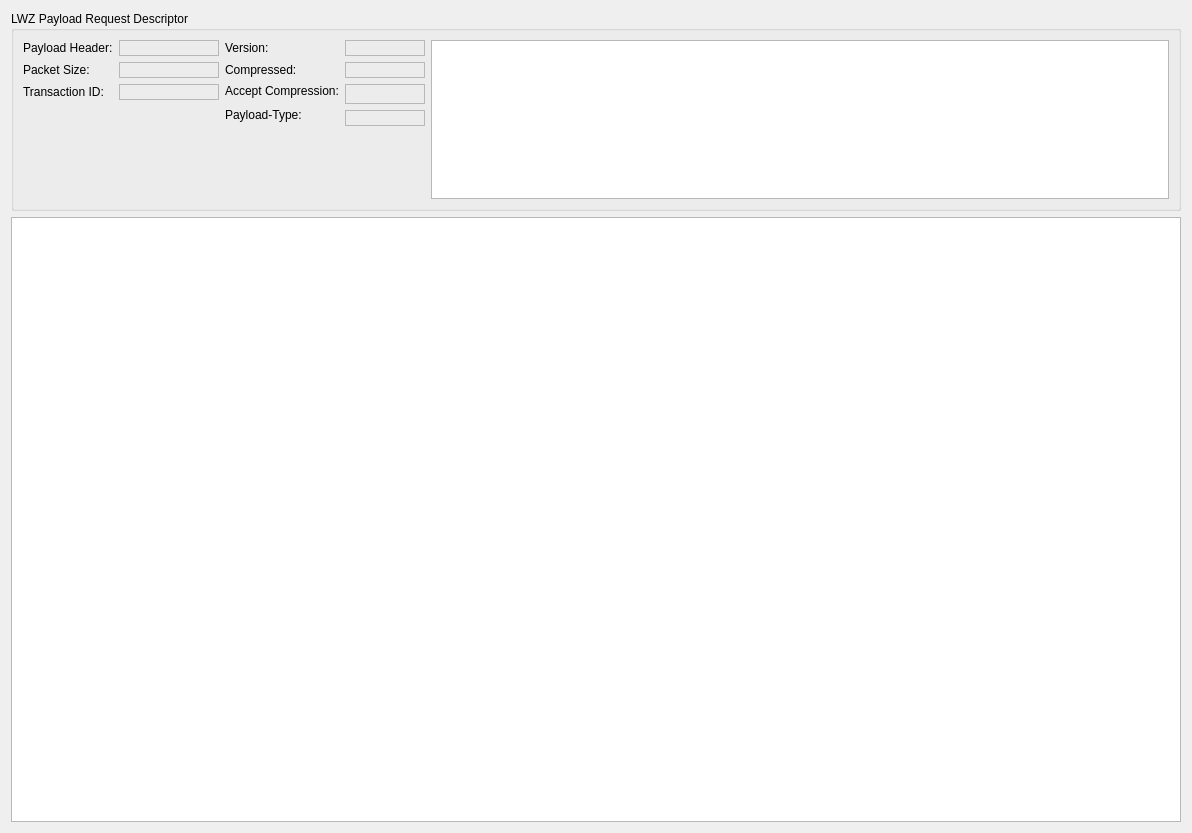
     <widget class="QWidget" name="tab_4" >
      <property name="geometry" >
       <rect>
        <x>202</x>
        <y>221</y>
        <width>1192</width>
        <height>833</height>
       </rect>
      </property>
      <attribute name="title" >
       <string>Answer Packet</string>
      </attribute>
      <attribute name="icon" >
       <iconset resource="res.qrc" >
        <normaloff>:/icons/resources/in.png</normaloff>:/icons/resources/in.png</iconset>
      </attribute>
      <layout class="QVBoxLayout" >
       <item>
        <widget class="QGroupBox" name="groupBox_3" >
         <property name="minimumSize" >
          <size>
           <width>0</width>
           <height>200</height>
          </size>
         </property>
         <property name="maximumSize" >
          <size>
           <width>16777215</width>
           <height>200</height>
          </size>
         </property>
         <property name="title" >
          <string>LWZ Payload Request Descriptor</string>
         </property>
         <layout class="QHBoxLayout" >
          <item>
           <layout class="QVBoxLayout" >
            <item>
             <layout class="QGridLayout" >
              <item row="0" column="0" >
               <widget class="QLabel" name="label_20" >
                <property name="text" >
                 <string>Payload Header:</string>
                </property>
               </widget>
              </item>
              <item row="0" column="1" >
               <widget class="QLabel" name="resp_payload_header" >
                <property name="minimumSize" >
                 <size>
                  <width>100</width>
                  <height>0</height>
                 </size>
                </property>
                <property name="frameShape" >
                 <enum>QFrame::StyledPanel</enum>
                </property>
                <property name="frameShadow" >
                 <enum>QFrame::Sunken</enum>
                </property>
                <property name="text" >
                 <string/>
                </property>
                <property name="margin" >
                 <number>0</number>
                </property>
               </widget>
              </item>
              <item row="1" column="0" >
               <widget class="QLabel" name="label_24" >
                <property name="text" >
                 <string>Packet Size:</string>
                </property>
               </widget>
              </item>
              <item row="1" column="1" >
               <widget class="QLabel" name="resp_packet_size" >
                <property name="frameShape" >
                 <enum>QFrame::StyledPanel</enum>
                </property>
                <property name="frameShadow" >
                 <enum>QFrame::Sunken</enum>
                </property>
                <property name="text" >
                 <string/>
                </property>
                <property name="margin" >
                 <number>0</number>
                </property>
               </widget>
              </item>
              <item row="2" column="0" >
               <widget class="QLabel" name="label_21" >
                <property name="text" >
                 <string>Transaction ID:</string>
                </property>
               </widget>
              </item>
              <item row="2" column="1" >
               <widget class="QLabel" name="resp_transactionId" >
                <property name="frameShape" >
                 <enum>QFrame::StyledPanel</enum>
                </property>
                <property name="frameShadow" >
                 <enum>QFrame::Sunken</enum>
                </property>
                <property name="text" >
                 <string/>
                </property>
                <property name="margin" >
                 <number>0</number>
                </property>
               </widget>
              </item>
             </layout>
            </item>
            <item>
             <spacer>
              <property name="orientation" >
               <enum>Qt::Vertical</enum>
              </property>
              <property name="sizeHint" stdset="0" >
               <size>
                <width>20</width>
                <height>40</height>
               </size>
              </property>
             </spacer>
            </item>
           </layout>
          </item>
          <item>
           <layout class="QVBoxLayout" >
            <item>
             <layout class="QGridLayout" >
              <item row="0" column="0" >
               <widget class="QLabel" name="label_25" >
                <property name="text" >
                 <string>Version:</string>
                </property>
               </widget>
              </item>
              <item row="0" column="1" >
               <widget class="QLabel" name="resp_version" >
                <property name="minimumSize" >
                 <size>
                  <width>80</width>
                  <height>0</height>
                 </size>
                </property>
                <property name="frameShape" >
                 <enum>QFrame::StyledPanel</enum>
                </property>
                <property name="frameShadow" >
                 <enum>QFrame::Sunken</enum>
                </property>
                <property name="text" >
                 <string/>
                </property>
                <property name="margin" >
                 <number>0</number>
                </property>
               </widget>
              </item>
              <item row="1" column="0" >
               <widget class="QLabel" name="label_27" >
                <property name="text" >
                 <string>Compressed:</string>
                </property>
               </widget>
              </item>
              <item row="1" column="1" >
               <widget class="QLabel" name="resp_compressed" >
                <property name="frameShape" >
                 <enum>QFrame::StyledPanel</enum>
                </property>
                <property name="frameShadow" >
                 <enum>QFrame::Sunken</enum>
                </property>
                <property name="text" >
                 <string/>
                </property>
                <property name="margin" >
                 <number>0</number>
                </property>
               </widget>
              </item>
              <item row="2" column="0" >
               <widget class="QLabel" name="label_28" >
                <property name="text" >
                 <string>Accept Compression:</string>
                </property>
               </widget>
              </item>
              <item rowspan="2" row="2" column="1" >
               <widget class="QLabel" name="resp_accept_compression" >
                <property name="frameShape" >
                 <enum>QFrame::StyledPanel</enum>
                </property>
                <property name="frameShadow" >
                 <enum>QFrame::Sunken</enum>
                </property>
                <property name="text" >
                 <string/>
                </property>
                <property name="margin" >
                 <number>0</number>
                </property>
               </widget>
              </item>
              <item rowspan="2" row="3" column="0" >
               <widget class="QLabel" name="label_29" >
                <property name="text" >
                 <string>Payload-Type:</string>
                </property>
               </widget>
              </item>
              <item row="4" column="1" >
               <widget class="QLabel" name="resp_payloadtype" >
                <property name="frameShape" >
                 <enum>QFrame::StyledPanel</enum>
                </property>
                <property name="frameShadow" >
                 <enum>QFrame::Sunken</enum>
                </property>
                <property name="text" >
                 <string/>
                </property>
                <property name="margin" >
                 <number>0</number>
                </property>
               </widget>
              </item>
             </layout>
            </item>
            <item>
             <spacer>
              <property name="orientation" >
               <enum>Qt::Vertical</enum>
              </property>
              <property name="sizeHint" stdset="0" >
               <size>
                <width>20</width>
                <height>40</height>
               </size>
              </property>
             </spacer>
            </item>
           </layout>
          </item>
          <item>
           <widget class="QTextBrowser" name="resp_packet" >
            <property name="font" >
             <font>
              <family>Courier</family>
              <pointsize>8</pointsize>
             </font>
            </property>
            <property name="lineWrapMode" >
             <enum>QTextEdit::NoWrap</enum>
            </property>
           </widget>
          </item>
         </layout>
        </widget>
       </item>
       <item>
        <widget class="QTextBrowser" name="answer" />
       </item>
      </layout>
     </widget>
